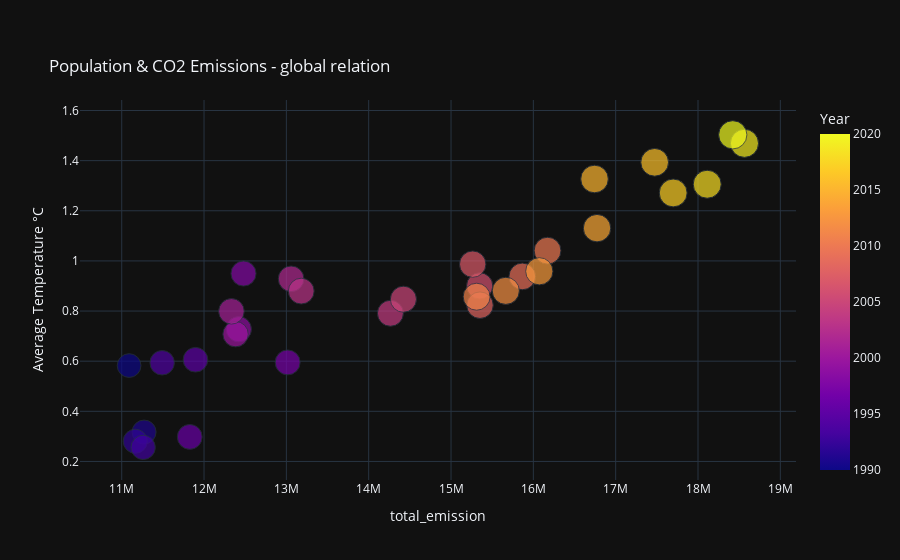

Notebook source saved alongside this figure:
### Code cell
px.scatter(correlation.reset_index(),    
    x = "total_emission", 
    y = "Average Temperature °C", 
    size = "total population",
    color = "Year", 
    title = "<br> Population & CO2 Emissions - global relation",
    template="plotly_dark")

### Figure 1 — Plotly figure (JSON) as saved in the notebook; plotly's stock layout.template omitted (floating-point values rounded to 4 significant figures)
{"data": [{"hovertemplate": "total_emission=%{x}<br>Average Temperature °C=%{y}<br>total population=%{marker.size}<br>Year=%{marker.color}<extra></extra>", "legendgroup": "", "marker": {"color": [1990, 1991, 1992, 1993, 1994, 1995, 1996, 1997, 1998, 1999, 2000, 2001, 2002, 2003, 2004, 2005, 2006, 2007, 2008, 2009, 2010, 2011, 2012, 2013, 2014, 2015, 2016, 2017, 2018, 2019, 2020], "coloraxis": "coloraxis", "size": [6462909933, 6566375339, 6665731712, 6761427343, 6854377239, 6945330577, 7034299281, 7121210754, 7206689347, 7291515053, 7376311270, 7461344596, 7546699207, 7632577793, 7719131231, 7806460946, 7894662125, 7983745590, 8073592872, 8164007563, 8254795912, 8345699827, 8437017579, 8528210546, 8618861669, 8708636443, 8797358451, 8884968284, 8971397092, 9056620948, 9140608918], "sizemode": "area", "sizeref": 22850000.0, "symbol": "circle"}, "mode": "markers", "name": "", "orientation": "v", "showlegend": false, "type": "scatter", "x": [11090000.0, 11270000.0, 11160000.0, 11260000.0, 11490000.0, 11900000.0, 11830000.0, 13020000.0, 12480000.0, 12420000.0, 12380000.0, 12330000.0, 13060000.0, 13180000.0, 14260000.0, 14420000.0, 15350000.0, 15260000.0, 15350000.0, 15870000.0, 16170000.0, 15310000.0, 15670000.0, 16070000.0, 16770000.0, 16740000.0, 17470000.0, 17700000.0, 18110000.0, 18560000.0, 18420000.0], "xaxis": "x", "y": [0.5826, 0.3174, 0.2806, 0.2561, 0.5938, 0.6058, 0.298, 0.5952, 0.9497, 0.7275, 0.7078, 0.7989, 0.9286, 0.8795, 0.7912, 0.8473, 0.9003, 0.9871, 0.8234, 0.9382, 1.041, 0.8572, 0.8807, 0.9587, 1.131, 1.327, 1.393, 1.271, 1.306, 1.469, 1.503], "yaxis": "y"}], "layout": {"autosize": true, "coloraxis": {"colorbar": {"title": {"text": "Year"}}, "colorscale": [[0, "#0d0887"], [0.1111, "#46039f"], [0.2222, "#7201a8"], [0.3333, "#9c179e"], [0.4444, "#bd3786"], [0.5556, "#d8576b"], [0.6667, "#ed7953"], [0.7778, "#fb9f3a"], [0.8889, "#fdca26"], [1, "#f0f921"]]}, "legend": {"itemsizing": "constant", "tracegroupgap": 0}, "title": {"text": "<br> Population & CO2 Emissions - global relation"}, "xaxis": {"anchor": "y", "autorange": true, "domain": [0, 1], "range": [10530000.0, 19140000.0], "title": {"text": "total_emission"}, "type": "linear"}, "yaxis": {"anchor": "x", "autorange": true, "domain": [0, 1], "range": [0.04354, 1.736], "title": {"text": "Average Temperature °C"}, "type": "linear"}}}
